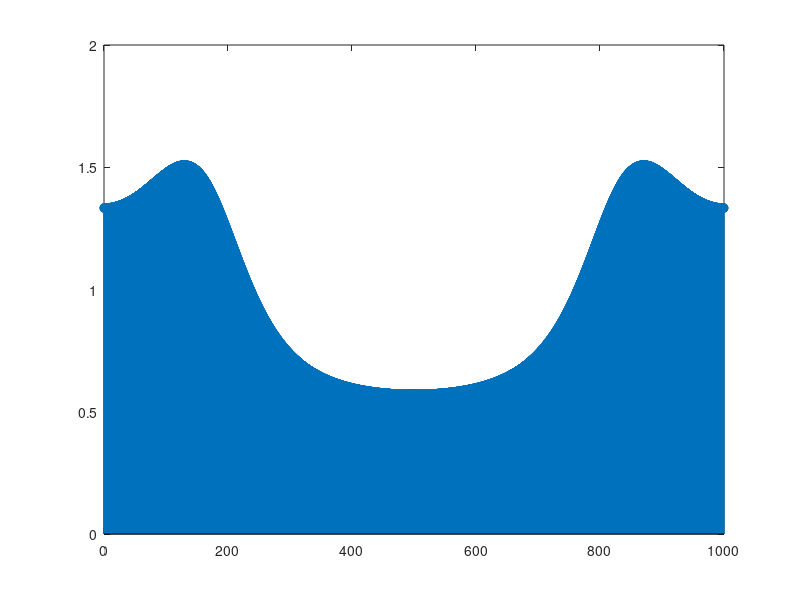
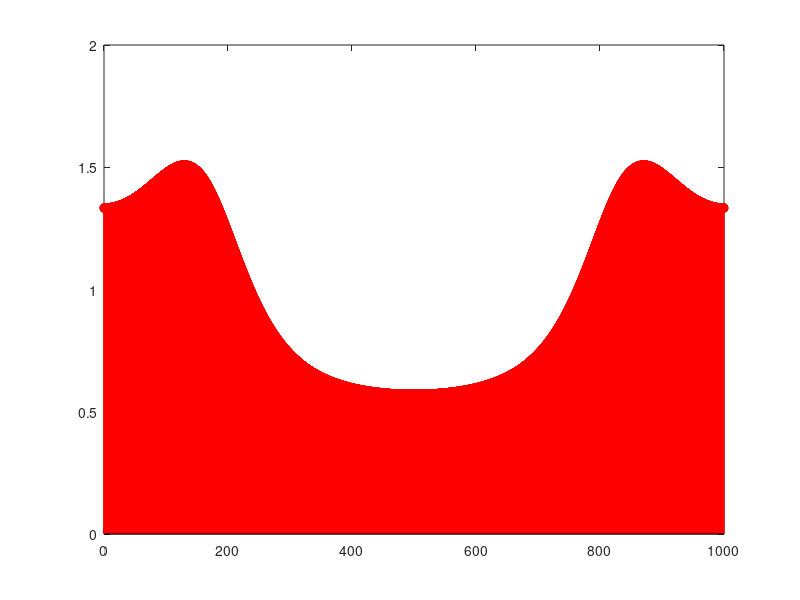

These charts were generated, in order, by the following MATLAB code:
1;

%Evaluo la transformada z en el círculo unitario
%=> Obtengo la respuesta al impulso en frecuencia

Fm = 1000;

% Expresamos la variable compleja z como:
% r*e^(jw) : Pero queremos que tenga módulo 1 y w desde 0 a 2pi
% para que recorra el círculo unitario con paso 1/Fm
w = [0:1/Fm:(2*pi)-1/Fm];
r = 1;
z = r*exp(j*w);
N = length(w);

for i=1:N
	% Ecuacion del ejercicio1
	h(i) = 4 / (4 - 2*z(i)^(-1) + z(i)^(-2) );
end
df = Fm/N;
f = [0:df:(N-1)*df];

figure(1);
stem(f, real(h) ) ; % Porque hay que poner real? Hay algo mal?

%Otra forma de calcular la rta al impulso es con la TDF de un sistema estable

impulso = zeros(1,N);
impulso(1) = 1;

y(1) = impulso(1);
y(2) = impulso(2) + y(1) / 2;

for i=3:N
	y(i) = impulso(i) + y(i-1)/2 - y(i-2)/4;
end

yf = fft(y);

figure(2);
stem(f, real(yf), 'r');
